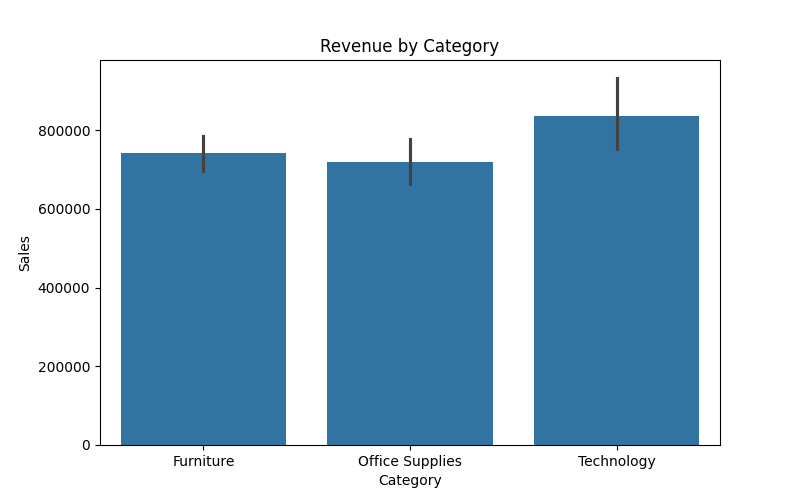
#> input picture image/revenuebycategory.png, 800 x 500 px, found by its file name
$ python dashboard.py
#> lines starting #> are read from the running program, lines starting #| are printed output that depends on the picture
from PIL import Image

# Load images
img1 = Image.open("image/revenuebycategory.png")
#> img1 is the input picture: PIL image 800x500 RGBA; mean R, G, B, A 175.3, 199.9, 216.7, 255
img2 = Image.open("image/top10.png")
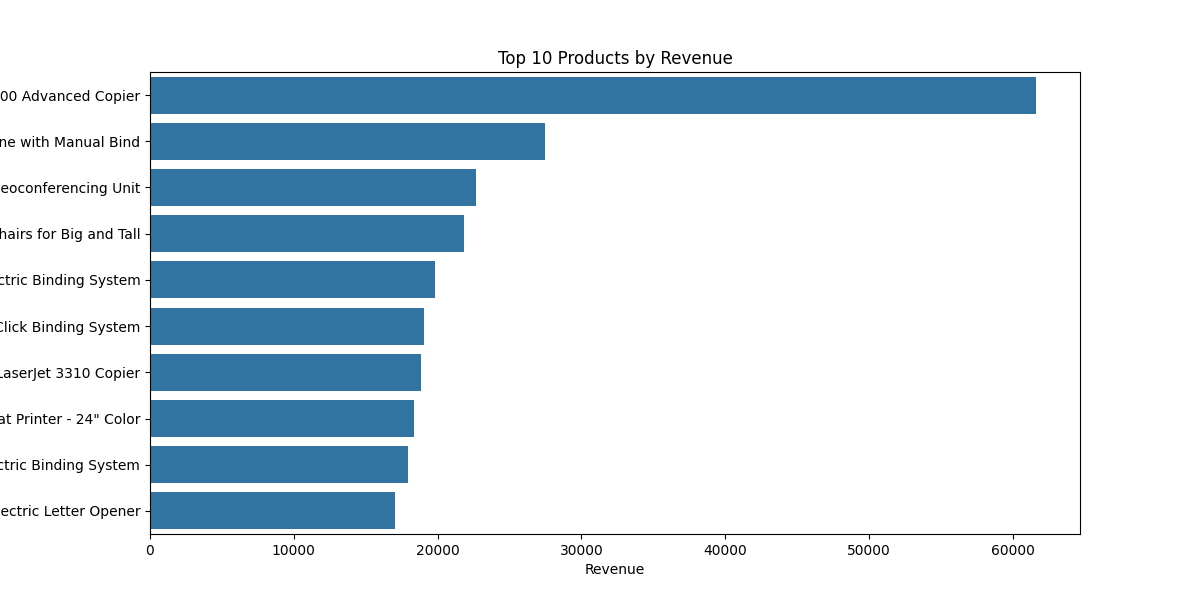
#> input picture image/top10.png, 1200 x 600 px, found by its file name
#> img2 is the input picture: PIL image 1200x600 RGBA; mean R, G, B, A 214.8, 226.7, 234.8, 255
img3 = Image.open("image/regional.png")
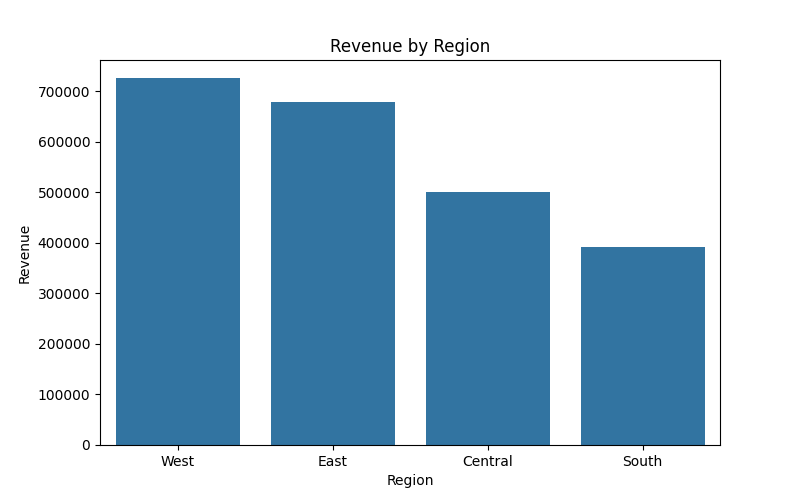
#> input picture image/regional.png, 800 x 500 px, found by its file name
#> img3 is the input picture: PIL image 800x500 RGBA; mean R, G, B, A 178.1, 201.8, 218, 255
img4 = Image.open("image/profitanalysis.png")
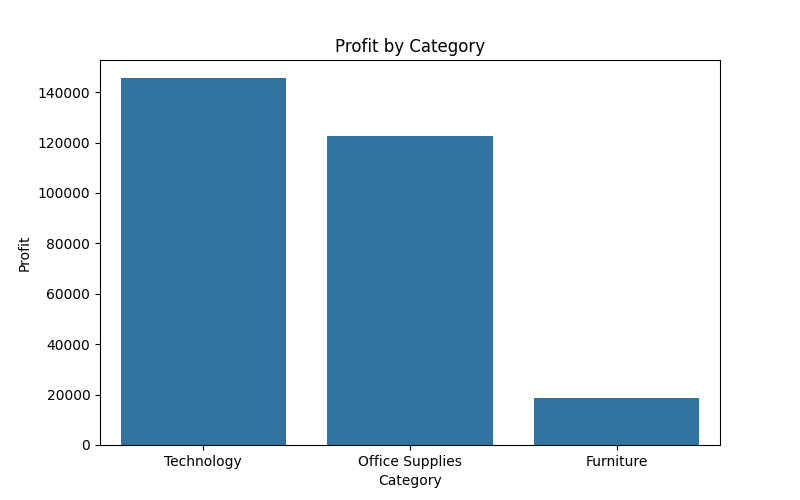
#> input picture image/profitanalysis.png, 800 x 500 px, found by its file name
#> img4 is the input picture: PIL image 800x500 RGBA; mean R, G, B, A 190.5, 210.2, 223.7, 255

# Resize all to same size
width = 800
height = 500

img1 = img1.resize((width, height))
img2 = img2.resize((width, height))
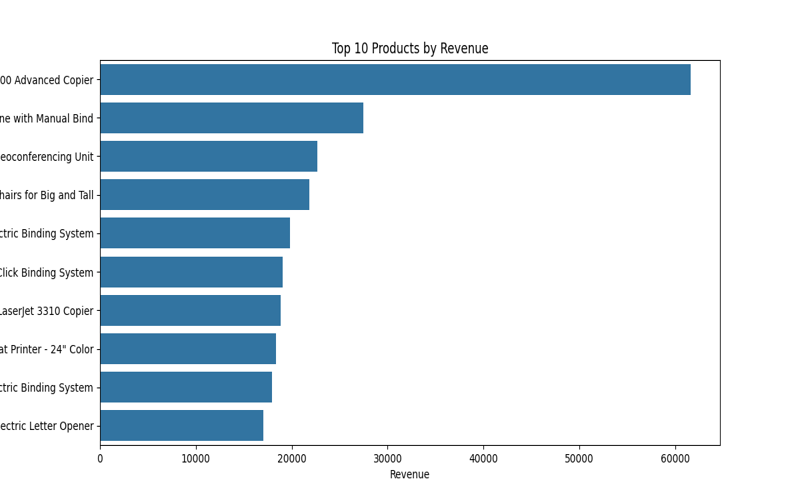
#> img2: PIL image 800x500 RGBA; mean R, G, B, A 214.7, 226.6, 234.7, 255
img3 = img3.resize((width, height))
img4 = img4.resize((width, height))

# Create canvas
dashboard = Image.new(
    "RGB",
    (width * 2, height * 2),
    color="white"
)
#> dashboard: PIL image 1600x1000 RGB; every value is 255

# Paste images
dashboard.paste(img1, (0, 0))
dashboard.paste(img2, (width, 0))
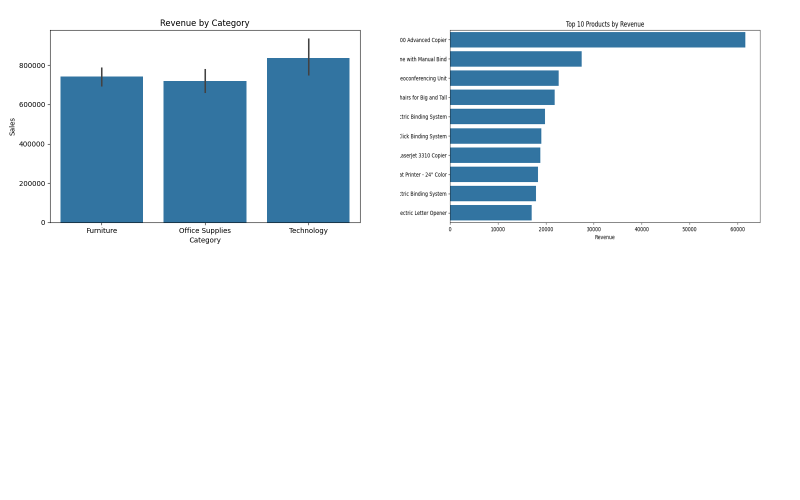
#> dashboard: PIL image 1600x1000 RGB (shown at 1/2 size); mean R, G, B 225, 234.1, 240.4
dashboard.paste(img3, (0, height))
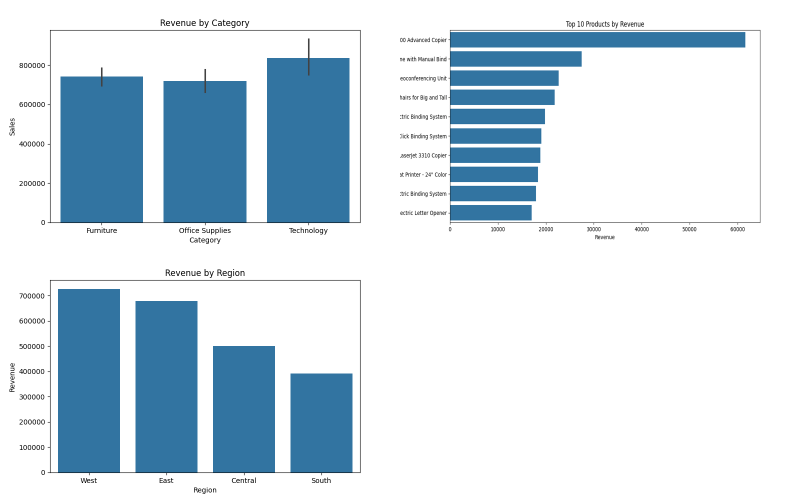
#> dashboard: PIL image 1600x1000 RGB (shown at 1/2 size); mean R, G, B 205.8, 220.8, 231.1
dashboard.paste(img4, (width, height))
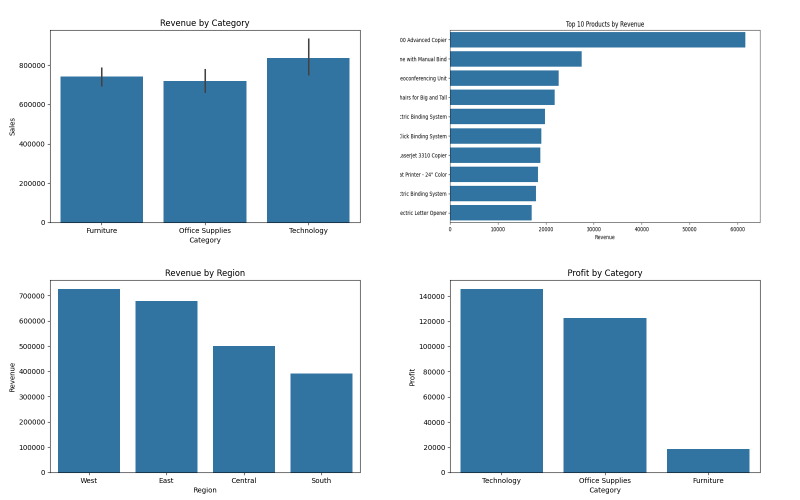
#> dashboard: PIL image 1600x1000 RGB (shown at 1/2 size); mean R, G, B 189.6, 209.6, 223.3

# Save
dashboard.save("image/dashboard_summary.png")

print("Dashboard created!")
